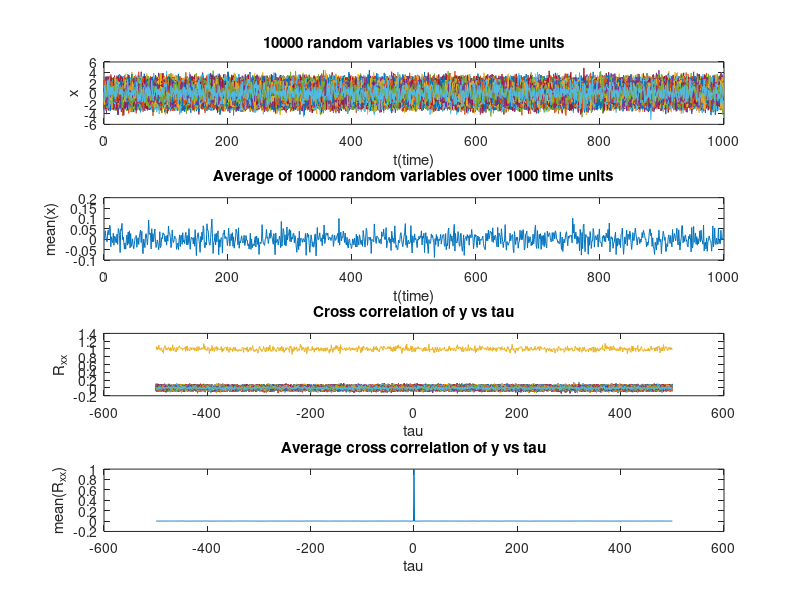

MATLAB code for this plot: (Note: a time limit stopped this script after it produced the figure.)
function proj5()
%S21 CMPE320 Project 5 Skeleton for Students
%  EFCL 4/28/2021
close all
clear
% Set the number of layers or number of trials
N=1000; % you might have to adjust this for memory. Make it as big as you can up to about 10,000 
%         Larger than 10,000 won't have much effect.

% Set the length of the time array this is somewhat arbitrary, longer is
% better
Nt=1000;
Ntd2 =(Nt+mod(Nt,2))/2; %We'll need this to access the "middle" of output of xcorr
    

% Initialize Rxx to zeros;  columns are times, each row is a different trial


% Initial x to zeros; columns are times, each row is a different trial 
%   x  will store the sample functions
Rxx = zeros(N,Nt);
x = zeros(N,Nt);
% Use a loop to generate the N different random sample functions
%     each sample function is 1 x Nt array from randn  N(0,1)
for k = 1:N
    
    % Generate sample function and store in k-th row of x
    x(k,:)= randn(1,Nt);
    
    % Temporarily store the output of xcorr(   )/Nt using the k-th row of x as both inputs 
    junk = xcorr(x(k,:),x(k,:))/Nt; %Matlab cross-correlation creates 2*Nt-1 points
    Rxx(k,:) = junk(Ntd2+1:Ntd2+Nt);% just save the middle Nt;
end

R_XX  = mean(Rxx); % "expected value" over Nrows of Rxx (down the columns)
R_XX0 = max(R_XX);  % fine the max of Rxx
x_mean = mean(x); 
x_var = var(R_XX);
%New Figure

% time array from 0 to Nt
t = [0:Nt-1];

% tau array from [-Ndt/2+1:Ntd/2]
tau = [-Ntd2+1:Ntd2];
% create and title 4 subplots 
%  1) t vs x  (all the functions)
%  2) t vs mean(x)
%  3) tau vs ensemble Rxx (all the functions)
%  4) tau vs mean of Rxx computed above.
figure(1)
subplot(4,1,1)
plot(t, x);
xlabel('t(time)');
ylabel('x');
title(['10000 random variables vs 1000 time units']);
subplot(4,1,2)
plot(t, x_mean);
xlabel('t(time)');
ylabel('mean(x)');
title(['Average of 10000 random variables over 1000 time units']);
subplot(4,1,3)
plot(tau, Rxx);
xlabel('tau');
ylabel('R_{xx}');
title(['Cross correlation of y vs tau']);
subplot(4,1,4)
plot(tau, R_XX);
xlabel('tau');
ylabel('mean(R_{xx})');
title(['Average cross correlation of y vs tau']);

% Now do the entire thing three more times using a sliding window filter


% Set the array of FIR filter lengths
L =[10 20 40]; %
y_var = [0,0,0];
% Loop on  the filter lengths
for i=1:3
% Set the current filter length
thisLength = L(i);
tau1 = [-Ntd2+1:Ntd2+thisLength];
% Set the coefficients for this FIR filter for MATLAB function filter (trust me!)

b=ones(1,thisLength)/thisLength; % L point sliding window
a=1;  %See MATLAB routine filter(b,a,x)

% Initialize Ryy and y, as you did with Rxx and x

Ryy = zeros(N,Nt+thisLength); % more points to accommodate transient
y = zeros(N,Nt);

%Loop on  the sample functions as we did with Rxx

for k = 1:N    
    %Generate xin as the iid Gaussian, as above, but this time with
    %  Nt+thisLength columns (extra columns)
    xin = randn(1,Nt+thisLength); % iid Gaussian variance 1 mean zero
    
    % create a temporary output for the filter output
    ytemp = filter(b,1,xin); % filter with the sliding window
    
    % Save into the k-th row of y, but only save the LL+1:end columns of
    % ytemp.  This remove the filter transient from beginning of the filter
    % output
    y(k,:) = ytemp(thisLength+1:end);
    
    % Create the temporary output of xcorr using the k-th row of y for both
    % inputs; then scale by Nt as before
    junk = xcorr(y(k,:),y(k,:))/Nt;
    
    % Store this output in k-th row of Ryy  save the middle Nt samples as
    % before
    Ryy(k,:) = junk(Ntd2+1:Ntd2+Nt+thisLength);% just save the middle Nt, as before;

end % loop on sample functions

R_YY = mean(Ryy);% create the mean down the  columns, as  before
R_YY0 = max(R_YY) ; % find the  max R_YY, as before
y_mean = mean(y);
y_var = var(R_YY);
% repeat the four previous plots, using y and mean autocorrelation
% make sure to use a new figure each time.
% You should title the plots so you can tell them apart.
figure
subplot(4,1,1)
ylim([-1 1]);
plot(t, y);
xlabel('t(time)');
ylabel('y');
title(['1000 random variables vs 1000 time units for L = ',num2str(thisLength)]);
subplot(4,1,2)
ylim([-.01 .01]);
plot(t, y_mean);
xlabel('t(time)');
ylabel('mean(y)');
title(['Average of 1000 random variables over 1000 time units for L = ',num2str(thisLength)]);
subplot(4,1,3)
plot(tau1, Ryy);
xlabel('tau');
ylabel('R_{yy}');
title(['Cross correlation of y vs tau for L = ',num2str(thisLength)]);
subplot(4,1,4)
plot(tau1, R_YY);
xlabel('tau');
ylabel('mean(R_{yy})');
title(['Average cross correlation of y vs tau for L = ',num2str(thisLength)]);
disp(['The variance reduction factor for L = ',num2str(thisLength)]);
g = (R_XX0./R_YY0)
%disp(g);

end
% display the ratio of the peak autocorrelations RXX/RYY

end %Loop on the filter length




    
    
